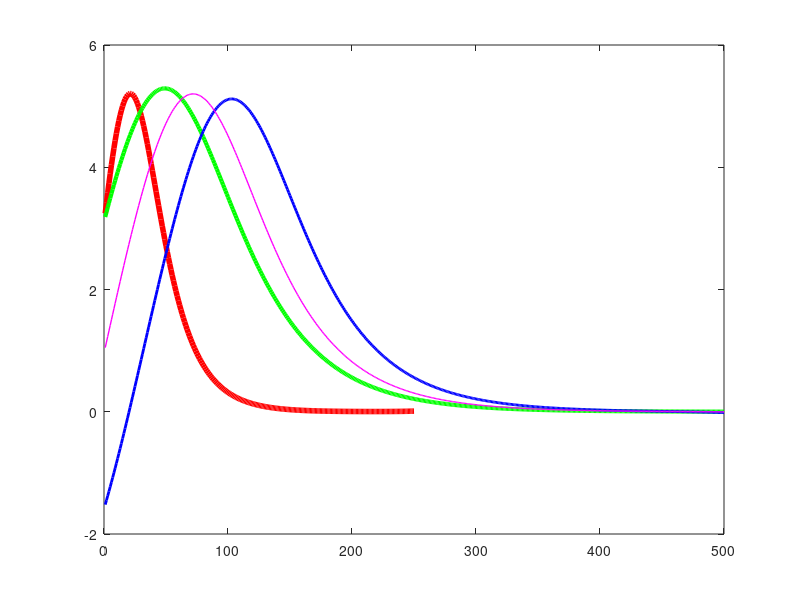
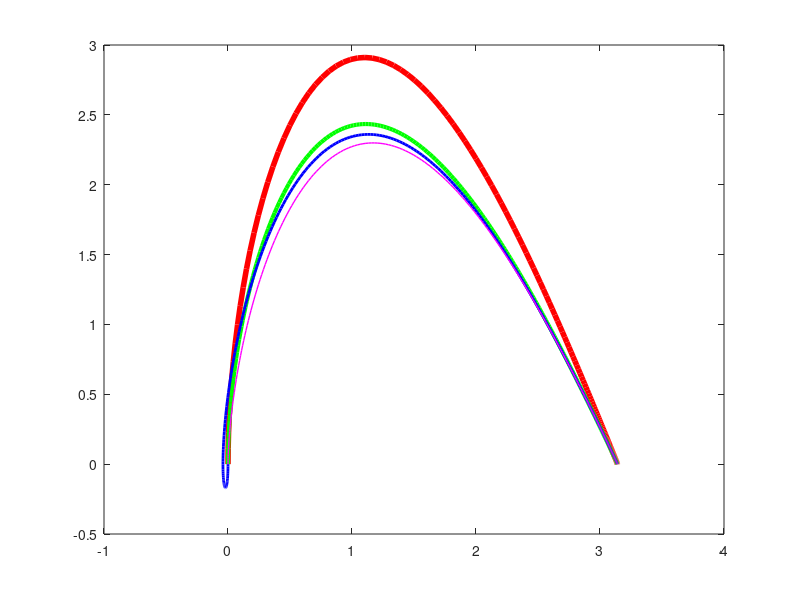

MATLAB code to generate these figures, in order:
u_g = load('usol1_groundtruth.mat'); ug = u_g.usol;
x_g = load('xsol1_groundtruth.mat'); xg = x_g.xsol;

u_1 = load('usol1.mat'); u1=u_1.usol;
x_1 = load('xsol1.mat'); x1=x_1.xsol;

u_10 = load('usol10.mat'); u10=u_10.usol;
x_10 = load('xsol10.mat'); x10=x_10.xsol;

u_50 = load('usol50.mat'); u50=u_50.usol;
x_50 = load('xsol50.mat'); x50=x_50.xsol;

figure();
plot(ug,'r-','LineWidth',4.0);hold on;
plot(u1,'g-','LineWidth',3.0);hold on;
plot(u10,'b-','LineWidth',2.0);hold on;
plot(u50,'m-','LineWidth',1.0);

figure();
plot(xg(1,:),xg(2,:),'r-','LineWidth',4.0);hold on;
plot(x1(1,:),x1(2,:),'g-','LineWidth',3.0);hold on;
plot(x10(1,:),x10(2,:),'b-','LineWidth',2.0);hold on;
plot(x50(1,:),x50(2,:),'m-','LineWidth',1.0);